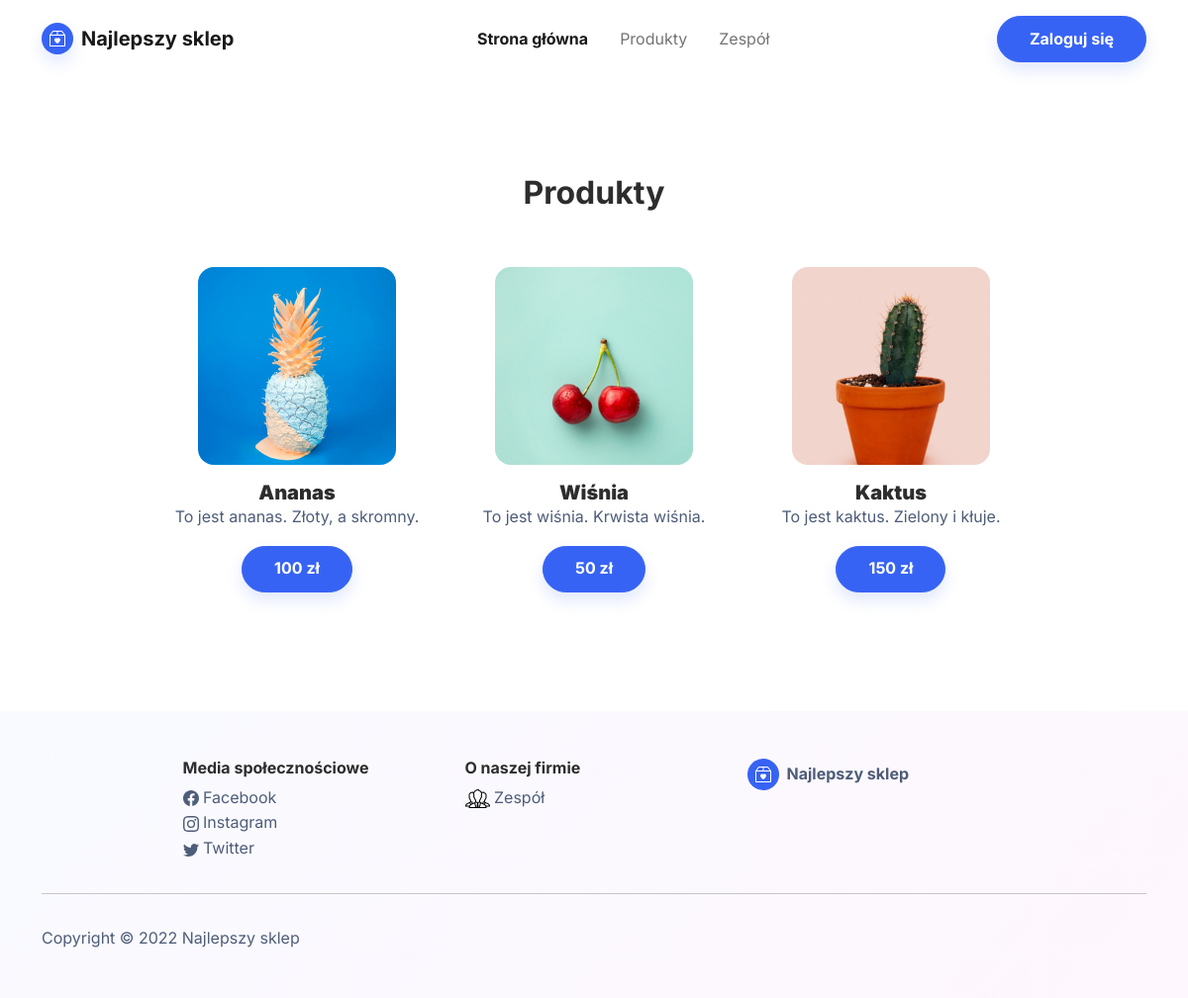
The page /products_page.php on the database its author committed.
### tables this page shows
CREATE TABLE `products` (
  `id` int(11) NOT NULL,
  `name` varchar(25) NOT NULL,
  `description` varchar(250) NOT NULL,
  `img` varchar(100) NOT NULL,
  `price` int(11) NOT NULL
);

### products_page.php (the view, shortened to what this page needs)
<!DOCTYPE html>
<html lang="en">
<head>
    <link rel="stylesheet" href="assets/bootstrap/css/bootstrap.min.css">
    <link rel="stylesheet" href="https://cdn.reflowhq.com/v2/toolkit.min.css">
</head>
<body>
    <?php include 'navbar.php'; ?>
    <section class="py-5">
        <div class="container py-5">
            <div class="row mb-4 mb-lg-5">
                <div class="col-md-8 col-xl-6 text-center mx-auto">
                    <h2 class="fw-bold">Produkty</h2>
                </div>
            </div>
            <div class="row row-cols-1 row-cols-md-3 mx-auto" style="max-width: 900px;">
                <?php
                require_once "database_connect.php";
                function getProducts($connection)
                {
                    $products = array();
                    $sql = "SELECT * FROM products";
                    $result = $connection->query($sql);
                    if ($result->num_rows > 0) {
                        while ($row = $result->fetch_assoc()) {
                            $products[] = $row;
                        }
                    }
                    return $products;
                }
                foreach (getProducts($connection) as $product) {
                    echo
                    '<div class="col mb-4">
                                <div class="text-center">
                                    <img class="rounded mb-3 fit-cover" width="200" height="200" src="assets/img/products/' . $product['img'] . '">
                                    <h5 class="fw-bold mb-0"><strong>' . $product['name'] . '</strong></h5>
                                    <p class="text-muted mb-3">' . $product['description'] . '</p>
                                    <a class="btn btn-primary shadow" role="button"
                                        href="product_page.php?id=' . $product['id'] . '">
                                        ' . $product['price'] . ' zł
                                    </a>
                                </div>
                            </div>';
                }
                ?>
            </div>
        </div>
    </section>
    <?php include 'footer.php'; ?>
</body>
</html>

### rows shown on the page
products: img (picture), name "Ananas", description "To jest ananas. Złoty, a skromny.", price "100"
products: img (picture), name "Wiśnia", description "To jest wiśnia. Krwista wiśnia.", price "50"
products: img (picture), name "Kaktus", description "To jest kaktus. Zielony i kłuje.", price "150"
